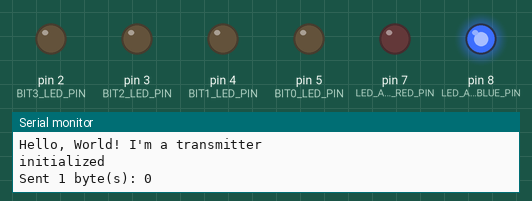
Recording of a sketch running on a simulated Arduino Uno, built with avr-gcc and run on an emulated ATmega328P. Shown: output pins drawn as LEDs (lit = HIGH), the last lines printed to the serial monitor. No radio packets arrive unless stated.

Above: at 0.1 s.
At 10.2 s:
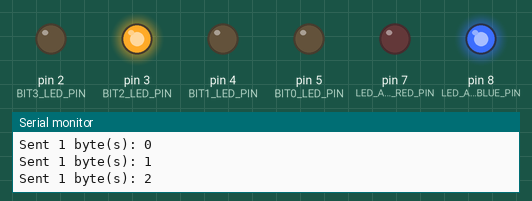
At 25.4 s:
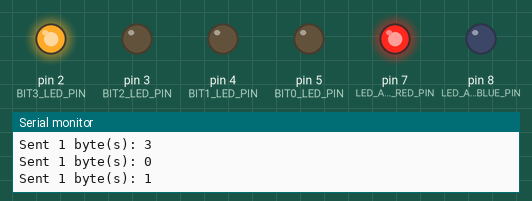
At 35.5 s:
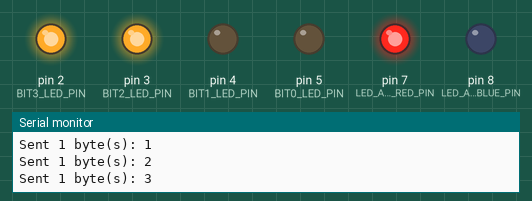
Timing chart, 0 to 37.0 s (numbered marks = the images above):
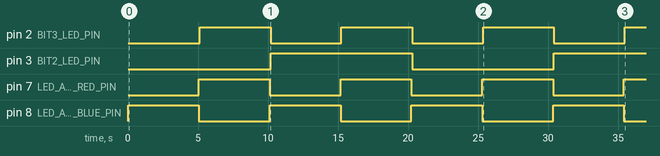

The sketch:

transmitter.ino
```cpp
#include <RH_ASK.h>
#include <SPI.h>
#include "signs.h"

#define RADIO_DELAY_MS 5000

//Only one pin is used - we don't want the other to confuse the library, so make it different
#define RX_PIN 10
#define TX_PIN 12

// default Tx pin is 12
RH_ASK driver(2000, RX_PIN, TX_PIN);

// set to false when actually trying to transmit
#define DEBUG false

char msg[8] = {'\x00', '\x00', '\x00', '\x00', '\x00', '\x00', '\x00', '\x00'};
int iteration = 0;
bool toggle = false;

void setup() {
  Serial.begin(9600); // debugging
  Serial.println("Hello, World! I'm a transmitter");

  pinMode(LED_ADDON_RED_PIN, OUTPUT);
  pinMode(LED_ADDON_BLUE_PIN, OUTPUT);
  setup_led_write_pins();

  if (!driver.init()) {
    Serial.println("init failed");
  } else {
    Serial.println("initialized");
  }
}

void loop() {
  digitalWrite(LED_ADDON_RED_PIN, toggle ? HIGH : LOW);
  digitalWrite(LED_ADDON_BLUE_PIN, toggle ? LOW : HIGH);

  msg[0] = '0' + (iteration++ % 4);
  msg[1] = '\x00';

  driver.send((uint8_t*)msg, strlen(msg));
  driver.waitPacketSent();
  Serial.print("Sent ");
  Serial.print(strlen(msg));
  Serial.print(" byte(s): ");
  Serial.println(msg);

  // Simple strategy here - use the first byte of msg to set the bits for the LEDs locally
  write_led_bits(msg[0]);

  // wait a bit to send again
  delay(RADIO_DELAY_MS);
  toggle = !toggle;
}
```

signs.h
```cpp
// Should make a library here, but use these across all four files)
#define LED_ADDON_RED_PIN 7
#define LED_ADDON_BLUE_PIN 8

#define NUMBER_OF_BITS 4

#define BIT0_LED_PIN 5
#define BIT1_LED_PIN 4
#define BIT2_LED_PIN 3
#define BIT3_LED_PIN 2

#define BIT0_RADIO_PIN 2
#define BIT1_RADIO_PIN 3
#define BIT2_RADIO_PIN 4
#define BIT3_RADIO_PIN 5

#define BIT0 0b0001
#define BIT1 0b0010
#define BIT2 0b0100
#define BIT3 0b1000

setup_led_read_pins() {
  pinMode(BIT0_LED_PIN, INPUT);
  pinMode(BIT1_LED_PIN, INPUT);
  pinMode(BIT2_LED_PIN, INPUT);
  pinMode(BIT3_LED_PIN, INPUT);
}

setup_led_write_pins() {
  pinMode(BIT0_RADIO_PIN, OUTPUT);
  pinMode(BIT1_RADIO_PIN, OUTPUT);
  pinMode(BIT2_RADIO_PIN, OUTPUT);
  pinMode(BIT3_RADIO_PIN, OUTPUT);
}

void write_led_bits(int value) {
  digitalWrite(BIT0_RADIO_PIN, (value & BIT0) ? HIGH : LOW);
  digitalWrite(BIT1_RADIO_PIN, (value & BIT1) ? HIGH : LOW);
  digitalWrite(BIT2_RADIO_PIN, (value & BIT2) ? HIGH : LOW);
  digitalWrite(BIT3_RADIO_PIN, (value & BIT3) ? HIGH : LOW);
}

int read_led_bits() {
  int value = 0;

  // Add one bit at a time
  value += digitalRead(BIT0_LED_PIN) << 0;
  value += digitalRead(BIT1_LED_PIN) << 1;
  value += digitalRead(BIT2_LED_PIN) << 2;
  value += digitalRead(BIT3_LED_PIN) << 3;

  return value;
}

#ifdef ADAFRUIT_NEOPIXEL_H

void colorWipe(uint8_t r, uint8_t g, uint8_t b, uint8_t w);
void chase(uint8_t r, uint8_t g, uint8_t b, uint8_t w, uint8_t wait);
void chaseRainbow(uint8_t wait);
uint32_t Wheel(byte WheelPos);


void colorWipe(uint8_t r, uint8_t g, uint8_t b, uint8_t w) {
  for (int i = 0; i < strip.numPixels(); i++) {
    strip.setPixelColor(i, r, g, b, w);
  }
}

void chase(uint8_t r, uint8_t g, uint8_t b, uint8_t w, uint8_t wait) {
  for (int j = 0; j < 10; j++) {
    for (int q = 0; q < 3; q++) {
      for (uint16_t i = 0; i < strip.numPixels(); i = i + 3) {
        strip.setPixelColor(i + q, r, g, b, w);
      }
      strip.show();

      delay(wait);

      for (uint16_t i = 0; i < strip.numPixels(); i = i + 3) {
        strip.setPixelColor(i + q, 0);
      }
    }
  }
}

void chaseRainbow(uint8_t wait) {
  for (int j = 0; j < 256; j++) {
    for (int q = 0; q < 3; q++) {
      for (uint16_t i = 0; i < strip.numPixels(); i = i + 3) {
        strip.setPixelColor(i + q, Wheel((i + j) % 255));
      }
      strip.show();

      delay(wait);

      for (int i = 0; i < strip.numPixels(); i = i + 3) {
        strip.setPixelColor(i + q, 0);
      }
    }
  }
}

uint32_t Wheel(byte WheelPos) {
  WheelPos = 255 - WheelPos;
  if (WheelPos < 85) {
    return strip.Color(255 - WheelPos * 3, 0, WheelPos * 3);
  }
  if (WheelPos < 170) {
    WheelPos -= 85;
    return strip.Color(0, WheelPos * 3, 255 - WheelPos * 3);
  }
  WheelPos -= 170;
  return strip.Color(WheelPos * 3, 255 - WheelPos * 3, 0);
}

#endif
```

Measured:
- by itself, pin 2 (BIT3_LED_PIN), pin 7 (LED_ADDON_RED_PIN), pin 8 (LED_ADDON_BLUE_PIN): alternates HIGH for 5.1 s and LOW for 5.1 s
- by itself, pin 3 (BIT2_LED_PIN): LOW → HIGH at 10.2 s, → LOW 10.1 s later, → HIGH 10.1 s later
